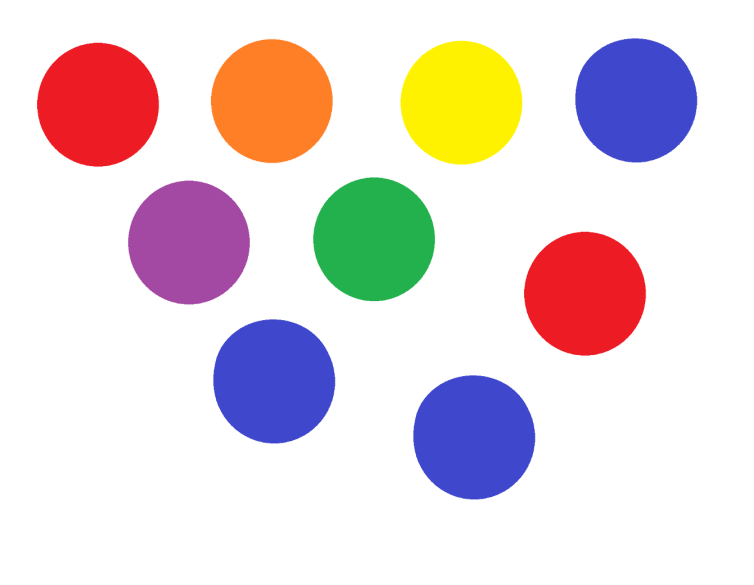
#> input picture Color_detection/circles.png, 754 x 585 px
$ python color_detection.py
#> lines starting #> are read from the running program, lines starting #| are printed output that depends on the picture; after the words box and inside, x2 and y2 are one past the last pixel; in counts of white or black regions, pixels touching at a corner belong together
import cv2
import numpy as np

img = cv2.imread("circles.png")
#> img is the input picture: shape (585, 754, 3); mean B, G, R 219.3, 217.2, 230
hsv = cv2.cvtColor(img, cv2.COLOR_BGR2HSV)
#> hsv: shape (585, 754, 3); mean H, S, V 26.7, 48.2, 245.4

lower_range = np.array([169,100,100])
upper_range = np.array([189,255,255])

mask = cv2.inRange(hsv, lower_range, upper_range)
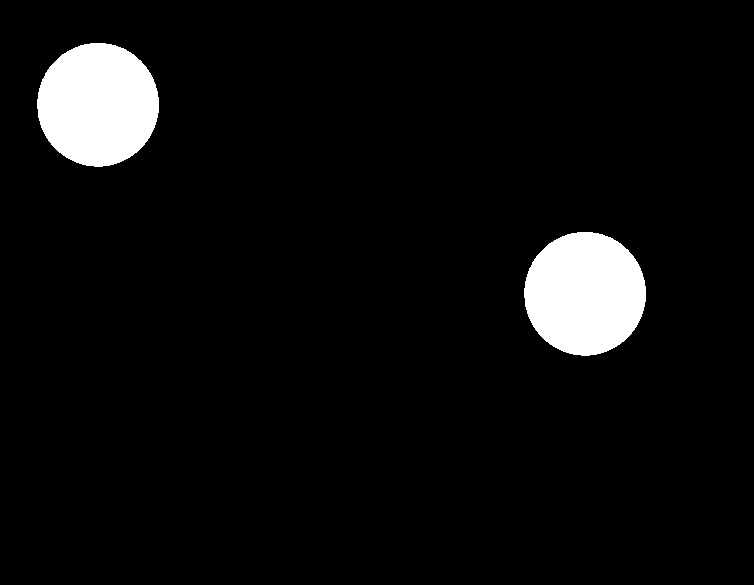
#> mask: shape (585, 754); 5.4% white; 2 white regions, box (x1, y1, x2, y2) and area: (37, 43, 159, 167) 11829, (524, 232, 646, 356) 11829

cv2.imshow("Image", img)
cv2.imshow("Mask", mask)

cv2.waitKey(0)
cv2.destroyAllWindows()
